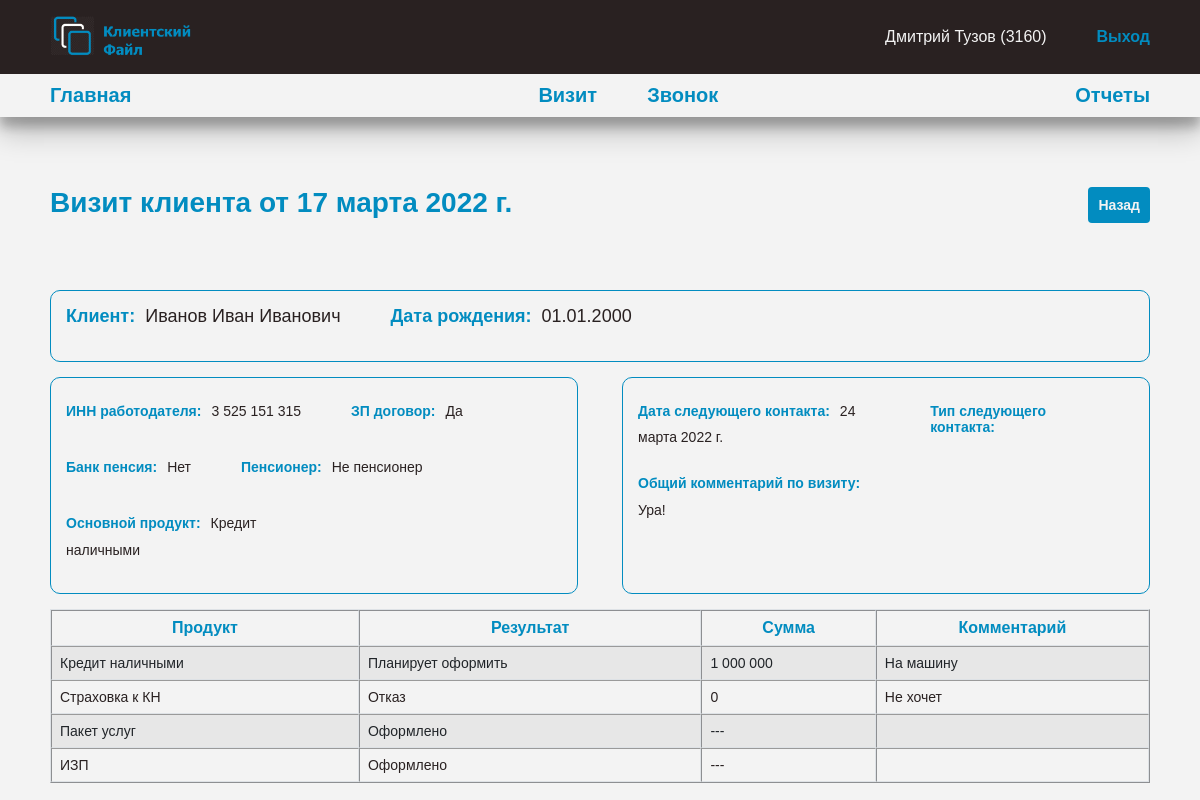
Screenshot of /visit/detail/1 (signed in) with the database file from the repository.
### employee/models.py (models this page shows, shortened)
class Employee(AbstractUser):
    middle_name = models.CharField(
        max_length=50,
        verbose_name='отчество',
        blank=True
    )
    office = models.ForeignKey(
        'Office',
        verbose_name='офис',
        on_delete=models.CASCADE,
        related_name='office'
    )
    objects = EmployeeManager()
    class Meta:
        db_table = 'employee'
        verbose_name = 'сотрудник'
        verbose_name_plural = 'сотрудники'
    def __str__(self) -> str:
        return f'{self.first_name} {self.last_name} ({self.office.code_office})'

class Office(models.Model):
    name = models.CharField(
        max_length=150,
        verbose_name='название'
    )
    code_office = models.IntegerField(
        verbose_name='код подразделения'
    )
    objects = models.Manager()
    class Meta:
        db_table = 'offices'
        verbose_name = 'офис'
        verbose_name_plural = 'офисы'

### client_visit/models.py (models this page shows, shortened)
class ClientVisit(models.Model):
    employee = models.ForeignKey(
        Employee,
        models.CASCADE,
        related_name='client_visit',
        verbose_name='сотрудник'
    )
    date_visit = models.DateField(
        auto_now_add=True,
        verbose_name='дата создания'
    )
    first_name_client = models.CharField(
        max_length=150,
        verbose_name='имя клиента'
    )
    middle_name_client = models.CharField(
        max_length=150,
        verbose_name='отчество клиента'
    )
    last_name_client = models.CharField(
        max_length=150,
        verbose_name='фамилия клиента'
    )
    date_of_birth = models.CharField(
        max_length=10,
        verbose_name='дата рождения клиента'
    )
    inn_employer = models.IntegerField(
        verbose_name='инн работодателя',
        blank=True,
        default=0
    )
    salary_bank = models.CharField(
        max_length=50,
        verbose_name='зарплатный банк',
        choices=BANK_CHOICES,
        default='Другой'
    )
    pension_bank = models.CharField(
        max_length=50,
        verbose_name='пенсионный банк',
        choices=BANK_CHOICES,
        default='Нет'
    )
    main_product = models.CharField(
        max_length=50,
        verbose_name='продукт',
        choices=PRODUCT_CHOICES
    )
    credit_result = models.CharField(
        max_length=50,
        verbose_name='кн результат',
        choices=RESULT_CHOICES,
        blank=True
    )
    credit_sum = models.IntegerField(
        verbose_name='кн сумма',
        default=0
    )
    credit_comment = models.TextField(
        verbose_name='кн комментарии',
        blank=True
    )
    credit_insurance_result = models.CharField(
        max_length=50,
        verbose_name='фз кн результат',
        choices=RESULT_CHOICES,
        blank=True
    )
    credit_insurance_sum = models.IntegerField(
        verbose_name='фз кн сумма',
        default=0
    )
    credit_insurance_comment = models.TextField(
        verbose_name='фз кн комментарии',
        blank=True
    )
    credit_card_result = models.CharField(
        max_length=50,
        verbose_name='кк результат',
        choices=RESULT_CHOICES,
        blank=True
    )
    credit_card_comment = models.TextField(
        verbose_name='кк комментарии',
        blank=True
    )
    credit_card_insurance_result = models.CharField(
        max_length=50,
        verbose_name='фз кк результат',
        choices=RESULT_CHOICES,
        blank=True
    )
    credit_card_insurance_comment = models.TextField(
        verbose_name='фз кк комментарии',
        blank=True
    )
    deposit_result = models.CharField(
        max_length=50,
        verbose_name='депозит результат',
        choices=RESULT_CHOICES,
        blank=True
    )
    deposit_sum = models.IntegerField(
        verbose_name='депозит сумма',
        default=0
    )
    deposit_comment = models.TextField(
        verbose_name='депозит комментарии',
        blank=True
    )
    service_package_result = models.CharField(
        max_length=50,
        verbose_name='пу результат',
        choices=RESULT_CHOICES,
        blank=True
    )
    service_package_type = models.CharField(
        max_length=50,
        verbose_name='тип пу',
        choices=TYPE_PACKAGE_CHOICES,
        blank=True
    )
    service_package_comment = models.TextField(
        verbose_name='пу комментарии',
        blank=True
    )
    izp_result = models.CharField(
        max_length=50,
        verbose_name='изп результат',
        choices=RESULT_CHOICES,
        blank=True
    )
    izp_comment = models.TextField(
        verbose_name='изп комментарии',
        blank=True
    )
    pension_result = models.CharField(
        max_length=50,
        verbose_name='перевод пенсии результат',
        choices=RESULT_CHOICES,
        blank=True
    )
    pension_comment = models.TextField(
        verbose_name='перевод пенсии комментарии',
        blank=True
    )
    ksp_result = models.CharField(
        max_length=50,
        verbose_name='ксп результат',
        choices=RESULT_CHOICES,
        blank=True
    )
    ksp_sum = models.IntegerField(
        verbose_name='ксп сумма',
        default=0
    )
    ksp_comment = models.TextField(
        verbose_name='ксп комментарии',
        blank=True
    )
    broker_navigate_result = models.CharField(
        max_length=50,
        verbose_name='лиды БО',
        choices=RESULT_CHOICES,
        blank=True
    )
    broker_navigate_comment = models.TextField(
        verbose_name='лиды БО комментарии',
        blank=True
    )
    nsg_result = models.CharField(
        max_length=50,
        verbose_name='нсж результат',
        choices=RESULT_CHOICES,
        blank=True
    )
    nsg_sum = models.IntegerField(
        verbose_name='нсж сумма',
        default=0
    )
    nsg_comment = models.TextField(
        verbose_name='нсж комментарии',
        blank=True
    )
    isg_result = models.CharField(
        max_length=50,
        verbose_name='исж результат',
        choices=RESULT_CHOICES,
        blank=True
    )
    isg_sum = models.IntegerField(
        verbose_name='исж сумма',
        default=0
    )
    isg_comment = models.TextField(
        verbose_name='исж комментарии',
        blank=True
    )
    npo_result = models.CharField(
        max_length=50,
        verbose_name='нпо результат',
        choices=RESULT_CHOICES,
        blank=True
    )
    npo_sum = models.IntegerField(
        verbose_name='нпо сумма',
        default=0
    )
    npo_comment = models.TextField(
        verbose_name='нпо комментарии',
        blank=True
    )
    date_next_contact = models.DateField(
        verbose_name='дата следующего контакта',
        blank=True,
        null=True
    )
    type_next_contact = models.CharField(
        max_length=50,
        verbose_name='тип следующего контакта',
        choices=TYPE_NEXT_CONTACT_CHOICES,
        blank=True
    )
    total_comment = models.TextField(
        verbose_name='итоговые комментарии',
        blank=True
    )
    objects = models.Manager()
    class Meta:
        db_table = 'client_visit'
        verbose_name = 'визит клиента'
        verbose_name_plural = 'визиты клиентов'
        ordering = ['-date_visit']

### client_visit/views.py (the view)
# urls.py: path('visit/detail/<int:pk>', VisitDetailView.as_view(), name='visit_detail'),
class VisitDetailView(LoginRequiredMixin, DetailView):
    model = ClientVisit
    template_name = 'client_visit/visit_detail.html'
    context_object_name = 'visits'
    def get_context_data(self, **kwargs):
        context = super().get_context_data()
        context['title'] = self.object.last_name_client
        return context

### client_visit/templates/client_visit/visit_detail.html (shortened to what this page needs)
{% extends 'client_visit/base.html' %}
{% load static %}
{% load l10n %}
{% load visit_client_tags %}
{% block content %}
<div class="container visit-detail__container">
  <h1 class="title visit-detail__title">Визит клиента от {{ visits.date_visit }}</h1>
  <input class="btn btn__next_upper" type=button value="Назад" onClick="javascript:history.go(-1);">
  <div class="visit-detail__client flex">
    <div class="visit-detail__wrapper flex">
      <p class="visit-detail__label">Клиент: </p>
      <p class="visit-detail__name">{{object.last_name_client}} {{object.first_name_client}} {{object.middle_name_client}}</p>
    </div>
    <div class="visit-detail__wrapper flex">
      <p class="visit-detail__label">Дата рождения: </p>
      <p class="visit-detail__name">{{object.date_of_birth}}</p>
    </div>
  </div>
  <div class="flex" style="justify-content: space-between;">
    <div class="visit-detail__form-left">
      <div class="visit-detail__salary flex">
        <div class="visit-detail__wrapper">
          <p><label class="visit-detail__label" for="">ИНН работодателя: </label>{{ visits.inn_employer }}</p>
        </div>
        <div class="visit-detail__wrapper flex">
          <p><label class="visit-detail__label" for="">ЗП договор: </label>{% get_salary_project visits.inn_employer %}</p>
        </div>
      </div>
      <div class="visit-detail__pension flex">
        <div class="visit-detail__wrapper">
          <p><label class="visit-detail__label" for="">Банк пенсия: </label>{{ visits.pension_bank }}</p>
        </div>
        <div class="visit-detail__wrapper flex">
          <p><label class="visit-detail__label" for="">Пенсионер: </label>{% is_pension object.middle_name_client visits.date_of_birth %}</p>
        </div>
      </div>
      <div class="visit-detail__main-product flex">
        <div class="visit-detail__wrapper">
          <p><label class="visit-detail__label" for="">Основной продукт: </label>{{ visits.main_product }}</p>
        </div>
      </div>
    </div>
    <div class="visit-detail__form-right">
      <div class="flex">
        <div class="visit-detail__wrapper">
          <p><label class="visit-detail__label" for="">Дата следующего контакта: </label>{{ visits.date_next_contact }}</p>
        </div>
        <div class="visit-detail__wrapper">
          <p><label class="visit-detail__label" for="">Тип следующего контакта: </label>{{ visits.type_next_contact }}</p>
        </div>
      </div>
      <div class="visit-detail__wrapper">
        <p><label class="visit-detail__label" for="">Общий комментарий по визиту: </label>{{ visits.total_comment }}</p>
      </div>
    </div>
  </div>
  <table class="table table-striped" border="'1" cellspacing="0" cellpadding="3">
    <thead>
      <tr>
        <th>Продукт</th>
        <th>Результат</th>
        <th>Сумма</th>
        <th>Комментарий</th>
      </tr>
    </thead>
    <tbody>
      {% if visits.credit_result %}
      <tr>
        <td>Кредит наличными</td>
        <td>{{ visits.credit_result }}</td>
        <td>{{ visits.credit_sum }}</td>
        <td>{{ visits.credit_comment }}</td>
      </tr>
      {% endif %}
      {% if visits.credit_insurance_result %}
      <tr>
        <td>Страховка к КН</td>
        <td>{{ visits.credit_insurance_result }}</td>
        <td>{{ visits.credit_insurance_sum }}</td>
        <td>{{ visits.credit_insurance_comment }}</td>
      </tr>
      {% endif %}
      {% if visits.service_package_result %}
      <tr>
        <td>Пакет услуг</td>
        <td>{{ visits.service_package_result }}</td>
        <td>---</td>
        <td>{{ visits.service_package_comment }}</td>
      </tr>
      {% endif %}
      {% if visits.izp_result %}
      <tr>
        <td>ИЗП</td>
        <td>{{ visits.izp_result }}</td>
        <td>---</td>
        <td>{{ visits.izp_comment }}</td>
      </tr>
      {% endif %}
    </tbody>
  </table>
  </div>
{% endblock %}

### client_visit/templates/client_visit/base.html (shortened to what this page needs)
{% load static %}
<!DOCTYPE html>
<html lang="ru">
<head>
  <link rel="stylesheet" href="{% static 'client_visit/css/normalize.css' %}">
  <link rel="stylesheet" href="{% static 'client_visit/css/style.css' %}">
</head>
<body>
  <header class="header">
    <div class="header__upper">
      <div class="container header__upper_container flex">
        <a href="" class="header__upper_logo">
          <img src="{% static 'client_visit/images/logo.png' %}" alt="" class="header__upper_img">
        </a>
        <div class="header__upper_wrapper flex">
          {% if request.user.is_authenticated %}
          <p><a class="header__profile" href="{% url 'profile' user.pk %}">{{ user }}</a></p>
          <a href="{% url 'logout' %}" class="header__upper_link">Выход</a>
          {% else %}
          <a href="{% url 'login' %}" class="header__upper_link">Войти</a>
          {% endif %}
        </div>
      </div>
    </div>
    <div class="header__lower">
      <div class="container header__lower_container">
        {% if request.user.is_authenticated %}
        <nav class="header__lower_nav nav-lower">
          <ul class="nav-lower__list list-reset flex">
            <li class="nav-lower__item"><a href="{% url 'index' %}">Главная</a></li>
            <div class="nav-lower__item_wrapper flex">
              <li class="nav-lower__item"><a href="{% url 'visit' %}">Визит</a></li>
              <li class="nav-lower__item"><a href="{% url 'call' %}">Звонок</a></li>
            </div>
            <li class="nav-lower__item"><a href="{% url 'reports' %}">Отчеты</a></li>
          </ul>
        </nav>
        {% endif %}
      </div>
    </div>
  </header>
  <main>
    {% block content %}
    {% endblock %}
  </main>
</body>
</html>

### rows the page displays
Employee: first_name+last_name+office "Дмитрий Тузов (3160)"
ClientVisit: date_visit "17 марта 2022 г.", last_name_client "Иванов", first_name_client "Иван", middle_name_client "Иванович", date_of_birth "01.01.2000", inn_employer "3 525 151 315", inn_employer "Да", pension_bank "Нет", middle_name_client+date_of_birth "Не пенсионер", main_product "Кредит наличными", date_next_contact "24 марта 2022 г.", total_comment "Ура!", credit_result "Планирует оформить", credit_sum "1 000 000", credit_comment "На машину", credit_insurance_result "Отказ", credit_insurance_sum "0", credit_insurance_comment "Не хочет", service_package_result "Оформлено", izp_result "Оформлено"
